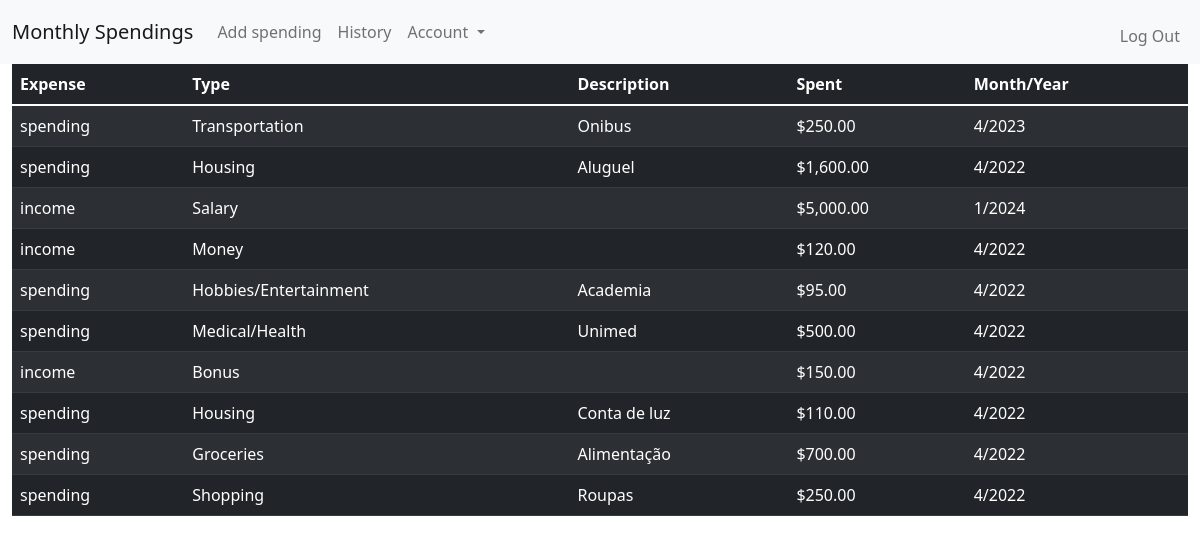
Page /history (signed in) on the earlier database version.
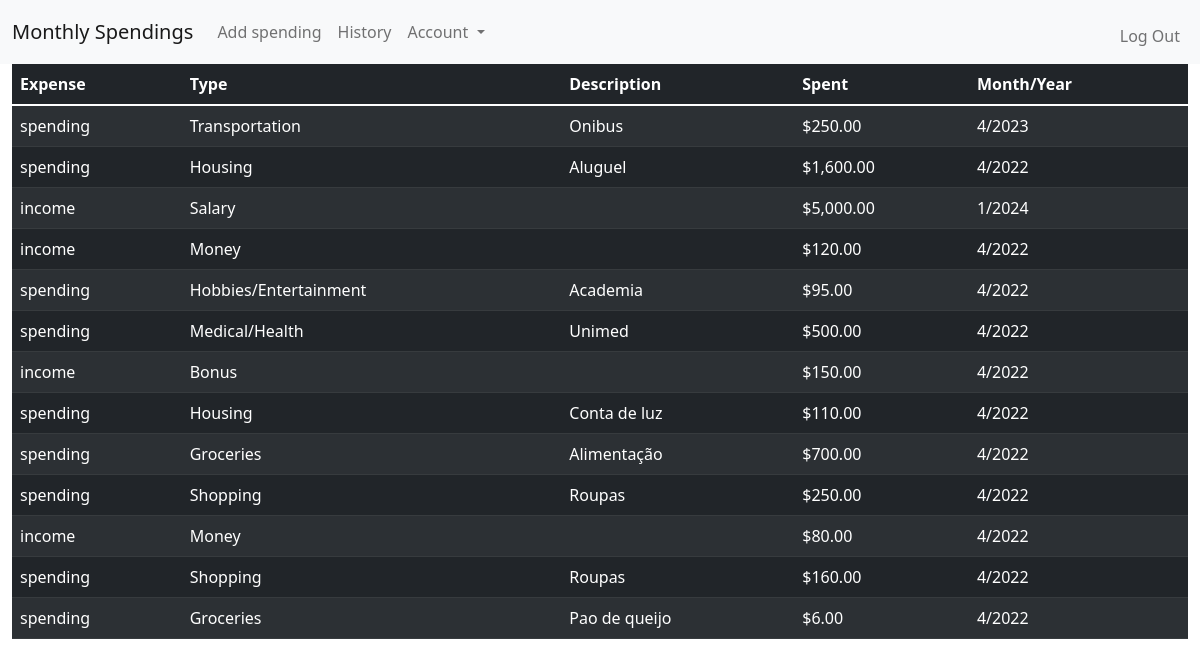
Same page on the later database version.
### tables this page shows
CREATE TABLE user_history (transaction_id INTEGER PRIMARY KEY AUTOINCREMENT NOT NULL, user_id INTEGER NOT NULL, spending TEXT NOT NULL, type TEXT NOT NULL, description TEXT NOT NULL, amount NUMERIC NOT NULL, date TEXT NOT NULL);

### app.py (the view)
@app.route("/history")
@login_required
def history():
    database = sqlite3.connect("users.db")
    db = database.cursor()
    db.execute("SELECT * FROM user_history WHERE user_id=?", (session["user_id"],))
    history = db.fetchall()
    amount = []
    for items in history:
        amount.append(usd(items[5]))
    database.close()
    return render_template("history.html", history=history, amount=amount)

### helpers.py (called while the page is built)
def login_required(f):
    @wraps(f)
    def decorated_function(*args, **kwargs):
        if session.get("user_id") is None:
            return redirect("/logni")
        return f(*args, **kwargs)
    return decorated_function

def usd(value):
    return f"${value:,.2f}"

### templates/history.html (shortened to what this page needs)
{% extends "layout.html" %}
{% block head %}<link rel="stylesheet" href="../static/style.css">{% endblock %}
{% block main %}
<div class="container-fluid">
    <table class="table table-dark table-striped history">
        <thead>
            <tr class="table-dark">
                <th class="table-dark">Expense</th>
                <th class="table-dark">Type</th>
                <th class="table-dark">Description</th>
                <th class="table-dark">Spent</th>
                <th class="table-dark">Month/Year</th>
            </tr>
        </thead>
        <tbody>
            {% for expenses in history %}
            <tr class="table-dark">
                <td class="table-dark">{{ expenses[2] }}</td>
                <td class="table-dark">{{ expenses[3] }}</td>
                <td class="table-dark">{{ expenses[4] }}</td>
                <td class="table-dark">{{ amount[loop.index0] }}</td>
                <td class="table-dark">{{ expenses[6] }}</td>
            </tr>
            {% endfor %}
        </tbody>
    </table>
</div>
{% endblock %}

### templates/layout.html (shortened to what this page needs)
<!DOCTYPE html>
<html lang="en">
<head>
    <link href="https://cdn.jsdelivr.net/npm/bootstrap@5.1.3/dist/css/bootstrap.min.css" rel="stylesheet">
    {% block head %}{% endblock %}
</head>
<body>
    <header>
        <nav class="navbar navbar-expand-lg navbar-light bg-light">
            <div class="container-fluid">
              <a class="navbar-brand" href="/">Monthly Spendings</a>
              <div class="collapse navbar-collapse" id="navbarSupportedContent">
                {% if session["user_id"] %}
                  <ul class="navbar-nav me-auto mb-2 mb-lg-0">
                    <li class="nav-item">
                      <a class="nav-link " aria-current="page" href="/spending">Add spending</a>
                    </li>
                    <li class="nav-item">
                      <a class="nav-link" href="/history">History</a>
                    </li>
                    <li class="nav-item dropdown">
                      <a class="nav-link dropdown-toggle" id="navbarDropdown" role="button" data-bs-toggle="dropdown" aria-expanded="false">
                        Account
                      </a>
                    </li>
                  </ul>
                  <ul class="navbar-nav ms-auto mt-2">
                    <li class="nav-tem"><a class="nav-link" href="/logout">Log Out</a></li>
                </ul>
                {% else %}
                  <ul class="navbar-nav ms-auto mt-2">
                      <li class="nav-tem"><a class="nav-link" href="/register">Register</a></li>
                      <li class="nav-tem"><a class="nav-link" href="/login">Login</a></li>
                  </ul>
                {% endif %}
              </div>
            </div>
          </nav>
    </header>
    <main>
        {% block main %}{% endblock %}
    </main>
  </body>
</html>

Differences in the rows shown:
added user_history: spending "income", type "Money", amount "$80.00", date "4/2022"
added user_history: spending "spending", type "Shopping", description "Roupas", amount "$160.00", date "4/2022"
added user_history: spending "spending", type "Groceries", description "Pao de queijo", amount "$6.00", date "4/2022"
